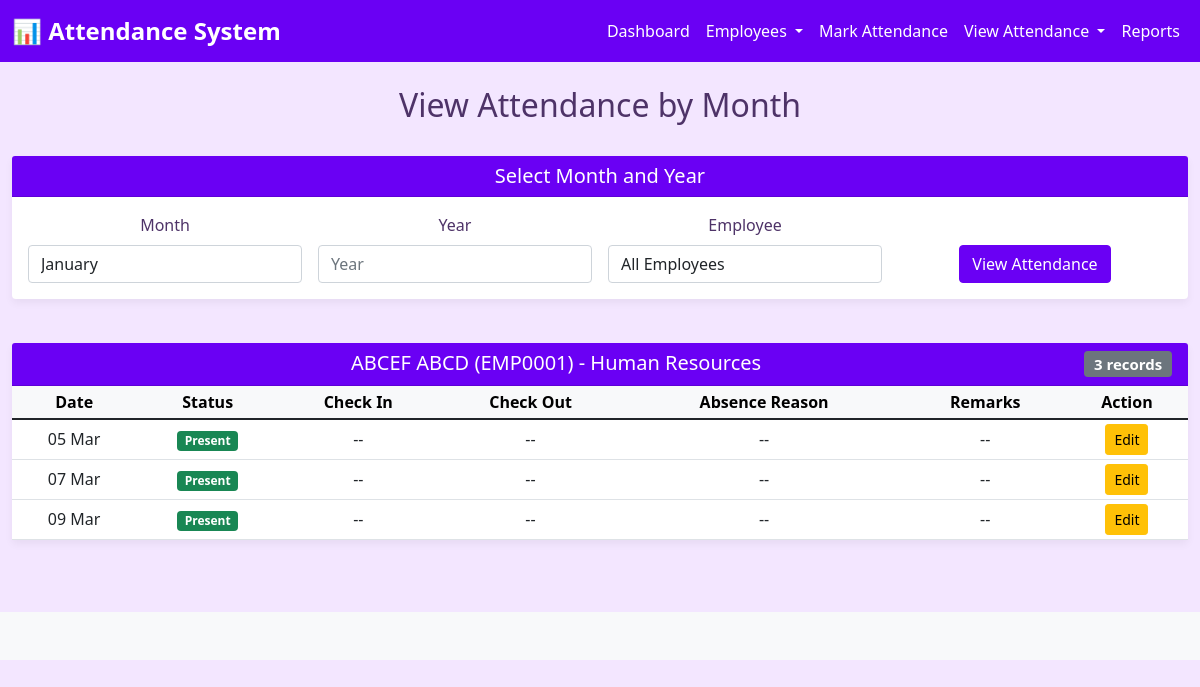
Before: /attendance/attendance-by-month/ with the older database file.
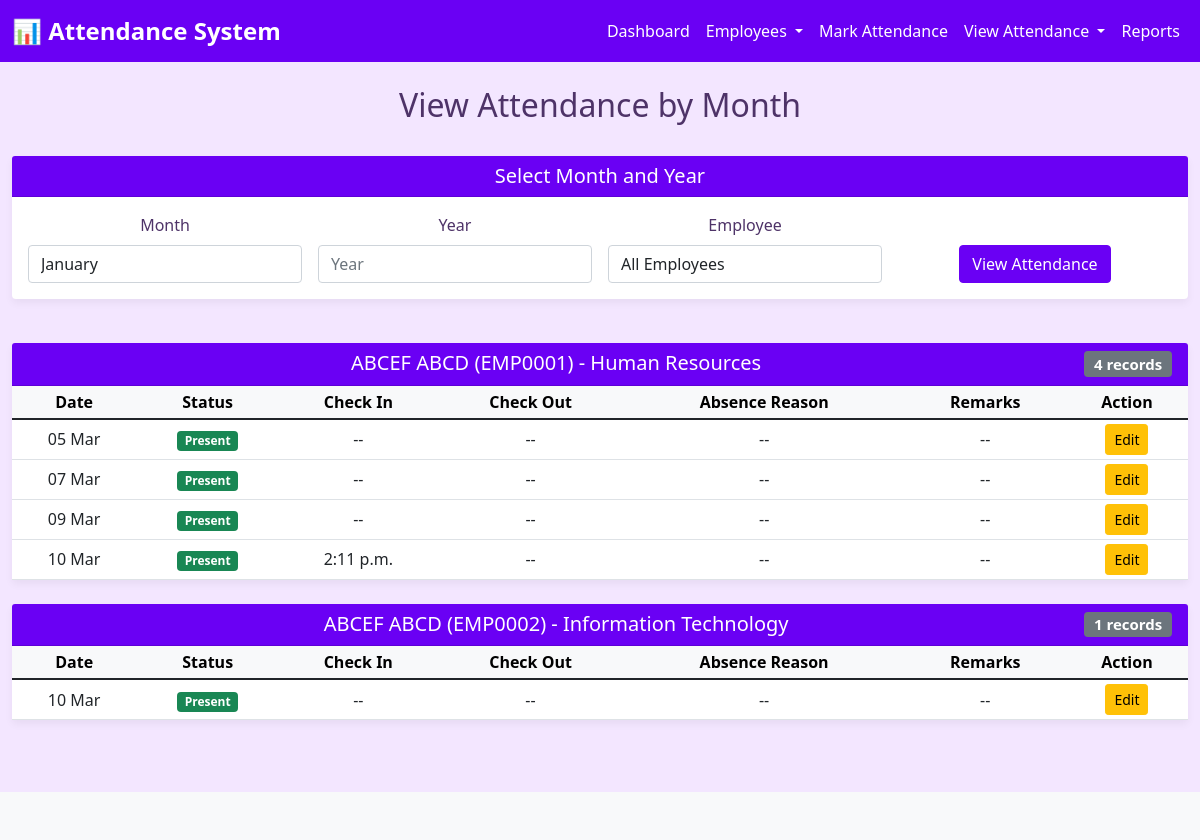
After: the same page with the newer database file.
### attendance/models.py (models this page shows, shortened)
class Employee(models.Model):
    DEPARTMENT_CHOICES = [
        ('HR', 'Human Resources'),
        ('IT', 'Information Technology'),
        ('SALES', 'Sales'),
        ('MARKETING', 'Marketing'),
        ('OPERATIONS', 'Operations'),
        ('FINANCE', 'Finance'),
    ]
    employee_id = models.CharField(
        max_length=10,
        unique=True,
        validators=[RegexValidator(r'^EMP\d{4}$', 'Employee ID must be in format EMPXXXX')]
    )
    first_name = models.CharField(max_length=100)
    last_name = models.CharField(max_length=100)
    email = models.EmailField(unique=True)
    phone = models.CharField(max_length=15)
    department = models.CharField(max_length=20, choices=DEPARTMENT_CHOICES)
    position = models.CharField(max_length=100)
    date_of_joining = models.DateField()
    is_active = models.BooleanField(default=True)
    created_at = models.DateTimeField(auto_now_add=True)
    updated_at = models.DateTimeField(auto_now=True)
    class Meta:
        ordering = ['employee_id']
        verbose_name_plural = "Employees"
    def __str__(self):
        return f"{self.employee_id} - {self.first_name} {self.last_name}"
    def get_full_name(self):
        return f"{self.first_name} {self.last_name}"

class Attendance(models.Model):
    STATUS_CHOICES = [
        ('PRESENT', 'Present'),
        ('ABSENT', 'Absent'),
        ('WORKING_LEAVE', 'Work From Home'),
        ('NFD', 'No Full Day / Half Day'),
        ('LATE', 'Late'),
    ]
    employee = models.ForeignKey(Employee, on_delete=models.CASCADE, related_name='attendance_records')
    attendance_date = models.DateField(db_index=True)
    status = models.CharField(max_length=20, choices=STATUS_CHOICES)
    check_in_time = models.TimeField(null=True, blank=True)
    check_out_time = models.TimeField(null=True, blank=True)
    remarks = models.TextField(null=True, blank=True)
    created_at = models.DateTimeField(auto_now_add=True, db_index=True)
    updated_at = models.DateTimeField(auto_now=True)
    class Meta:
        ordering = ['-attendance_date']
        unique_together = ['employee', 'attendance_date']
        verbose_name_plural = "Attendance Records"
        indexes = [
            models.Index(fields=['employee', 'attendance_date']),
            models.Index(fields=['attendance_date', 'status']),
        ]
    def is_editable(self, user=None):
        today = timezone.localdate()
        if self.attendance_date == today and not (user and user.is_staff):
            return False
        if user and user.is_staff:
            return True
        one_month_ago = timezone.now() - timedelta(days=30)
        return self.created_at >= one_month_ago

### attendance/views.py (the view, shortened to what this page needs)
# urls.py: path('attendance-by-month/', views.attendance_by_month, name='attendance_by_month'),
def attendance_by_month(request):
    form = AttendanceSummaryFilterForm(request.GET)
    records = Attendance.objects.all().select_related('employee')
    selected_month = None
    selected_year = None
    if form.is_valid():
        month = form.cleaned_data.get('month')
        year = form.cleaned_data.get('year')
        employee = form.cleaned_data.get('employee')
    records_by_employee = {}
    for record in records.order_by('employee', 'attendance_date'):
        emp_id = record.employee.employee_id
        if emp_id not in records_by_employee:
            records_by_employee[emp_id] = {
                'employee': record.employee,
                'records': []
            }
        records_by_employee[emp_id]['records'].append(record)
    context = {
        'form': form,
        'records_by_employee': records_by_employee,
        'selected_month': selected_month,
        'selected_year': selected_year,
        'view_type': 'month',
    }
    return render(request, 'attendance/attendance_by_month.html', context)

### attendance/forms.py
class AttendanceSummaryFilterForm(forms.Form):
    MONTH_CHOICES = [
        (1, 'January'), (2, 'February'), (3, 'March'), (4, 'April'),
        (5, 'May'), (6, 'June'), (7, 'July'), (8, 'August'),
        (9, 'September'), (10, 'October'), (11, 'November'), (12, 'December'),
    ]
    employee = forms.ModelChoiceField(
        queryset=Employee.objects.all(),
        required=False,
        widget=forms.Select(attrs={'class': 'form-control'}),
        empty_label="All Employees"
    )
    month = forms.ChoiceField(
        required=False,
        widget=forms.Select(attrs={'class': 'form-control'}),
        choices=MONTH_CHOICES
    )
    year = forms.IntegerField(
        required=False,
        widget=forms.NumberInput(attrs={'class': 'form-control', 'placeholder': 'Year'}),
    )
    def clean(self):
        cleaned_data = super().clean()
        return cleaned_data

### attendance/templates/attendance/attendance_by_month.html (shortened to what the changed rows need)
{% extends 'base.html' %}
{% block content %}
<div class="row mb-4">
    <div class="col-md-12">
        <h2>View Attendance by Month</h2>
    </div>
</div>
<div class="row mb-4">
    <div class="col-md-12">
        <div class="card">
            <div class="card-body">
                <form method="GET" class="row g-3">
                    <div class="col-md-3">
                        <label for="{{ form.employee.id_for_label }}" class="form-label">{{ form.employee.label }}</label>
                        {{ form.employee }}
                    </div>
                </form>
            </div>
        </div>
    </div>
</div>
{% if records_by_employee %}
<div class="row">
    <div class="col-md-12">
        {% for emp_id, data in records_by_employee.items %}
        <div class="card mb-4">
            <div class="card-header">
                <h5 class="mb-0">{{ data.employee.get_full_name }} ({{ data.employee.employee_id }}) - {{ data.employee.get_department_display }}
                    <span class="badge bg-secondary float-end">{{ data.records|length }} records</span>
                </h5>
            </div>
            <div class="table-responsive">
                <table class="table table-sm mb-0">
                    <thead class="table-light">
                        <tr>
                            <th>Date</th>
                            <th>Status</th>
                            <th>Check In</th>
                            <th>Check Out</th>
                            <th>Absence Reason</th>
                            <th>Remarks</th>
                            <th>Action</th>
                        </tr>
                    </thead>
                    <tbody>
                        {% for record in data.records %}
                        <tr>
                            <td>{{ record.attendance_date|date:"d M" }}</td>
                            <td>
                                {% if record.status == 'PRESENT' %}
                                    <span class="badge bg-success">Present</span>
                                {% elif record.status == 'ABSENT' %}
                                    <span class="badge bg-danger">Absent</span>
                                {% elif record.status == 'WORKING_LEAVE' %}
                                    <span class="badge bg-info">Work From Home</span>
                                {% elif record.status == 'NFD' %}
                                    <span class="badge bg-warning">NFD</span>
                                {% elif record.status == 'LATE' %}
                                    <span class="badge bg-warning">Late</span>
                                {% endif %}
                            </td>
                            <td>{{ record.check_in_time|default:"--" }}</td>
                            <td>{{ record.check_out_time|default:"--" }}</td>
                            <td>{{ record.remarks|default:"--" }}</td>
                            <td>{{ record.remarks|default:"--" }}</td>
                            <td>
                                {% if record.is_editable %}
                                    <a href="{% url 'attendance:edit_attendance' record.id %}" class="btn btn-sm btn-warning">Edit</a>
                                {% endif %}
                            </td>
                        </tr>
                        {% endfor %}
                    </tbody>
                </table>
            </div>
        </div>
        {% endfor %}
    </div>
</div>
{% endif %}
{% endblock %}

Changed rows visible on the page:
computed for Employee "EMP0001": records|length "3" → "4"
added Attendance: attendance_date "10 Mar", status "Present", check_in_time "2:11 p.m.", check_out_time "--", remarks "--", shows "Edit", shown under Employee "EMP0001"
now on this page (row unchanged): Employee: employee.get_full_name "ABCEF ABCD", employee.employee_id "EMP0002", employee.department "Information Technology", records|length "1"
added Attendance: attendance_date "10 Mar", status "Present", check_in_time "--", check_out_time "--", remarks "--", shows "Edit", shown under "ABCEF ABCD"
